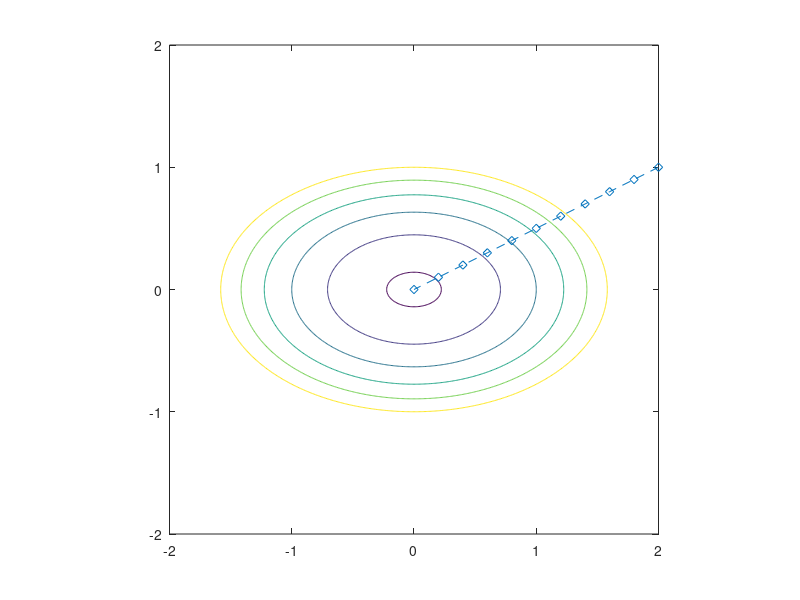

MATLAB code for this plot:
clear;   close all;   clc;

% level sets
f = @(x,y) 2*x.^2 + 5*y.^2;
stepsize =  0.01;  % mas chico hace los conjuntos de nivel mas detallados
[X,Y] = meshgrid(-2:stepsize:2);
z = f(X,Y);
niveles = [0.1, 1:5];
contour(X,Y,z, niveles)

axis equal


% example iteration history
hold on
x = [2:-0.2:0];
y = x/2;
plot(x,y,'--d')
hold off
